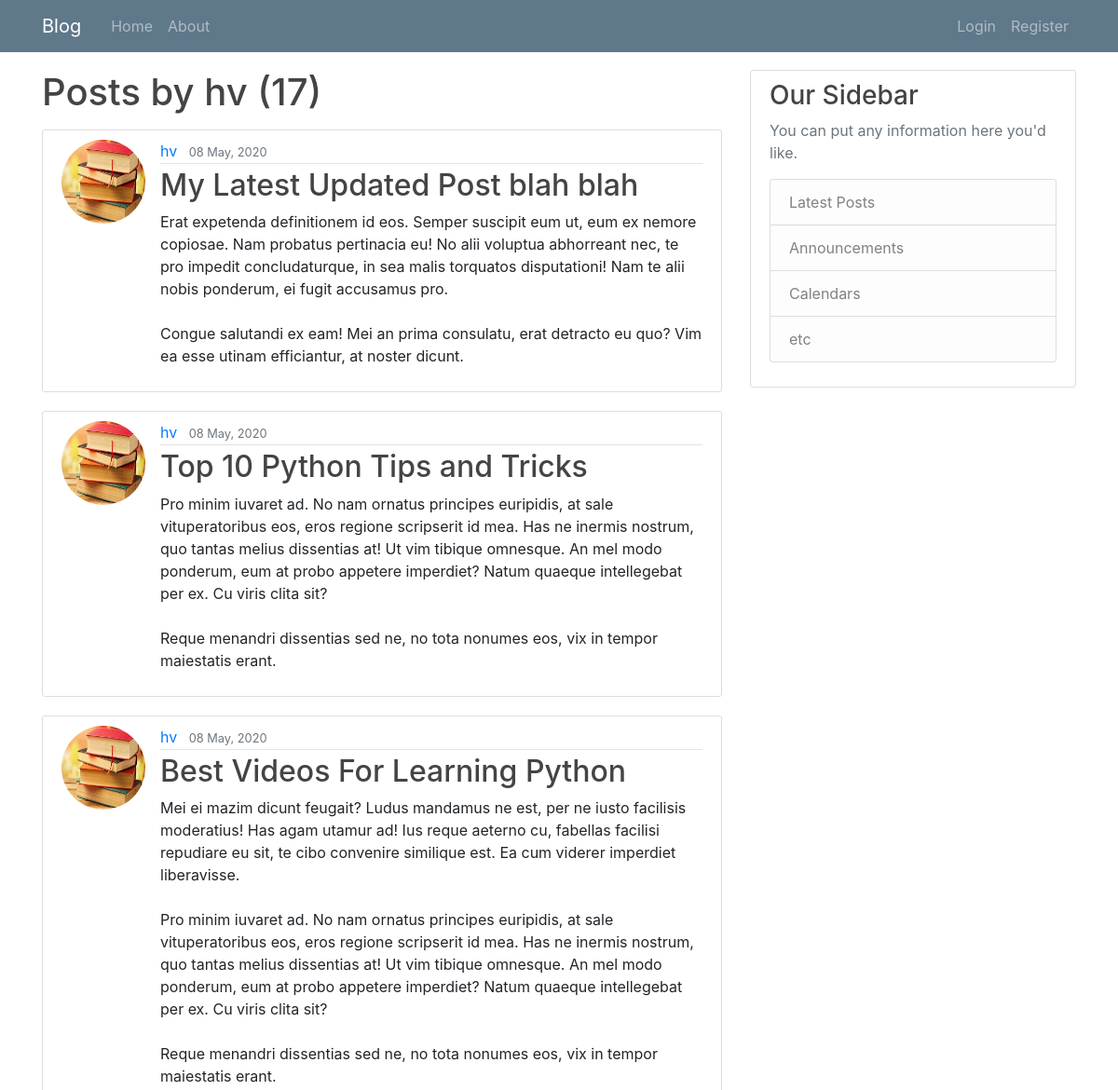
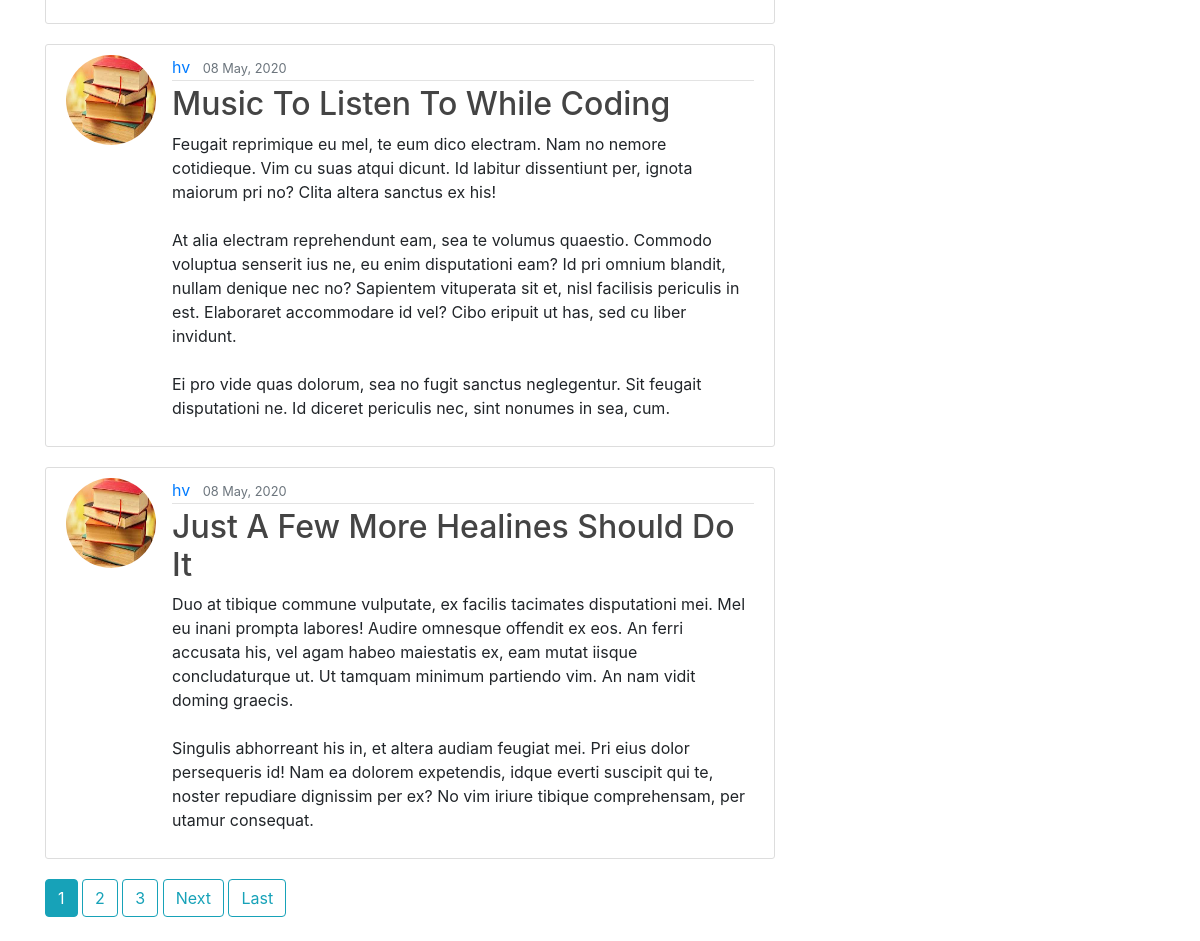
The page /user/hv/ on the database its author committed (2 pictures, top to bottom).
### blog/models.py (models this page shows, shortened)
class Post(models.Model):
	title = models.CharField(max_length=100)
	content = models.TextField()
	date_posted = models.DateTimeField(default=timezone.now)
	author = models.ForeignKey(User, on_delete=models.CASCADE) #CASCADE coz if user is deleted then delate all his posts too

### users/models.py (models this page shows, shortened)
class Profile(models.Model):
	user = models.OneToOneField(User, on_delete=models.CASCADE)
	image = models.ImageField(default='default.jpg', upload_to='profile_pics')

### blog/views.py (the view)
# urls.py: path('user/<str:username>/', UserPostListView.as_view(), name="user-posts"),
class UserPostListView(ListView):
	model = Post
	context_object_name = 'posts'
	template_name = 'blog/user_posts.html'
	paginate_by = 5
	def get_queryset(self):
		user = get_object_or_404(User, username=self.kwargs.get('username')) # to get username from url and kwargs is query parameters
		return Post.objects.filter(author=user).order_by('-date_posted')

### blog/templates/blog/user_posts.html (shortened to what this page needs)
{%  extends "blog/base.html" %}
{% block content %}
	<h1 class="mb-3">Posts by {{view.kwargs.username}} ({{ page_obj.paginator.count }}) </h1>
	{% for post in posts %}
	<article class="media content-section">
		<img src="{{ post.author.profile.image.url }}" class="rounded-circle article-img">
	  <div class="media-body">
	    <div class="article-metadata">
	      <a class="mr-2" href="{% url 'user-posts' post.author.username %}">{{ post.author }}</a>
	      <small class="text-muted">{{ post.date_posted |date:"d F, Y" }}</small>
	    </div>
	    <h2><a class="article-title" href="{% url 'post-detail' post.id%}">{{ post.title }}</a></h2>
	    <p class="article-content">{{ post.content }}</p>
	  </div>
</article>
	{% endfor %}
	{% if is_paginated %}
		{% for num in page_obj.paginator.page_range %}
		{% if page_obj.number == num %}
			<a href="?page={{ num }}" class="btn btn-info mb-4">{{num}}</a>
		{% elif num > page_obj.number|add:'-3' and num < page_obj.number|add:'3' %}
			<a href="?page={{ num }}" class="btn btn-outline-info mb-4">{{num}}</a>
		{% endif %}
		{%endfor%}
		{% if page_obj.has_next %}
		<a href="?page={{ page_obj.next_page_number }}" class="btn btn-outline-info mb-4">Next</a>
		<a href="?page={{ page_obj.paginator.num_pages }}" class="btn btn-outline-info mb-4">Last</a>
		{% endif %}
	{% endif %}
{% endblock %}

### blog/templates/blog/base.html (shortened to what this page needs)
{% load static %}
<!doctype html>
<html lang="en">
	<head>
	    <link rel="stylesheet" type="text/css" href="{% static 'blog/main.css' %}">
	    <link rel="stylesheet" href="https://stackpath.bootstrapcdn.com/bootstrap/4.4.1/css/bootstrap.min.css">
	</head>
<body style="margin-top: 75px">
	<header class="site-header">
	  <nav class="navbar navbar-expand-md navbar-dark bg-steel fixed-top">
	    <div class="container">
	      <a class="navbar-brand mr-4" href="{% url 'blog-home' %}">Blog</a>
	      <div class="collapse navbar-collapse" id="navbarToggle">
	        <div class="navbar-nav mr-auto">
	          <a class="nav-item nav-link" href="{% url 'blog-home' %}">Home</a>
	          <a class="nav-item nav-link" href="{% url 'blog-about' %}">About</a>
	        </div>
	        <div class="navbar-nav">
	        	{% if user.is_authenticated %}
	          		<a class="nav-item nav-link" href="{% url 'post-create' %}">New Post</a>
	          		<a class="nav-item nav-link" href="{% url 'profile' %}">Profile</a>
	          		<a class="nav-item nav-link" href="{% url 'logout' %}">Logout</a>
	        	{% else %}
		          <a class="nav-item nav-link" href="{% url 'login' %}">Login</a>
		          <a class="nav-item nav-link" href="{% url 'register' %}">Register</a>
	          {% endif %}
	        </div>
	      </div>
	    </div>
	  </nav>
	</header>
	<main role="main" class="container">
	  <div class="row">
	    <div class="col-md-8">
	      {% block content %}{% endblock %}
	    </div>
	    <div class="col-md-4">
	      <div class="content-section">
	        <h3>Our Sidebar</h3>
	        <p class='text-muted'>You can put any information here you'd like.
	          <ul class="list-group">
	            <li class="list-group-item list-group-item-light">Latest Posts</li>
	            <li class="list-group-item list-group-item-light">Announcements</li>
	            <li class="list-group-item list-group-item-light">Calendars</li>
	            <li class="list-group-item list-group-item-light">etc</li>
	          </ul>
	        </p>
	      </div>
	    </div>
	  </div>
</main>
  </body>
</html>

### blog/static/blog/main.css (style rules this page uses)
body { margin: 15px; background: #fafafa; color: #333333; margin-top: 5rem; }
h1, h2, h3, h4, h5, h6 { color: #444444; }
.bg-steel { background-color: #5f788a; }
.site-header .navbar-nav .nav-link { color: #cbd5db; }
.content-section { background: #ffffff; padding: 10px 20px; border: 1px solid #dddddd; border-radius: 3px; margin-bottom: 20px; }
.article-title { color: #444444; }
.article-content { white-space: pre-line; }
.article-img { height: 90px; width: 90px; margin-right: 16px; }
.article-metadata { padding-bottom: 1px; margin-bottom: 4px; border-bottom: 1px solid #e3e3e3 }

### rows shown on the page
Post: author.profile.image (picture), author "hv", date_posted "08 May, 2020", title "My Latest Updated Post blah blah", content "Erat expetenda definitionem id eos. Semper suscipit eum ut, eum ex nemore copiosae. Nam probatus pertinacia eu! No alii voluptua abhorreant nec, te pro impedit concludaturque, in sea malis torquatos disputationi! Nam te alii nobis ponderum, ei fugit accusamus pro. Congue salutandi ex eam! Mei an prima consulatu, erat detracto eu quo? Vim ea esse utinam efficiantur, at noster dicunt."
Post: author.profile.image (picture), author "hv", date_posted "08 May, 2020", title "Top 10 Python Tips and Tricks", content "Pro minim iuvaret ad. No nam ornatus principes euripidis, at sale vituperatoribus eos, eros regione scripserit id mea. Has ne inermis nostrum, quo tantas melius dissentias at! Ut vim tibique omnesque. An mel modo ponderum, eum at probo appetere imperdiet? Natum quaeque intellegebat per ex. Cu viris clita sit? Reque menandri dissentias sed ne, no tota nonumes eos, vix in tempor maiestatis erant."
Post: author.profile.image (picture), author "hv", date_posted "08 May, 2020", title "Best Videos For Learning Python", content "Mei ei mazim dicunt feugait? Ludus mandamus ne est, per ne iusto facilisis moderatius! Has agam utamur ad! Ius reque aeterno cu, fabellas facilisi repudiare eu sit, te cibo convenire similique est. Ea cum viderer imperdiet liberavisse. Pro minim iuvaret ad. No nam ornatus principes euripidis, at sale vituperatoribus eos, eros regione scripserit id mea. Has ne inermis nostrum, quo tantas melius dissentias at! Ut vim tibique omnesque. An mel modo ponderum, eum at probo appetere imperdiet? Natum quaeque intellegebat per ex. Cu viris clita sit? Reque menandri dissentias sed ne, no tota nonumes eos, vix in tempor maiestatis erant."
Post: author.profile.image (picture), author "hv", date_posted "08 May, 2020", title "Music To Listen To While Coding", content "Feugait reprimique eu mel, te eum dico electram. Nam no nemore cotidieque. Vim cu suas atqui dicunt. Id labitur dissentiunt per, ignota maiorum pri no? Clita altera sanctus ex his! At alia electram reprehendunt eam, sea te volumus quaestio. Commodo voluptua senserit ius ne, eu enim disputationi eam? Id pri omnium blandit, nullam denique nec no? Sapientem vituperata sit et, nisl facilisis periculis in est. Elaboraret accommodare id vel? Cibo eripuit ut has, sed cu liber invidunt. Ei pro vide quas dolorum, sea no fugit sanctus neglegentur. Sit feugait disputationi ne. Id diceret periculis nec, sint nonumes in sea, cum."
Post: author.profile.image (picture), author "hv", date_posted "08 May, 2020", title "Just A Few More Healines Should Do It", content "Duo at tibique commune vulputate, ex facilis tacimates disputationi mei. Mel eu inani prompta labores! Audire omnesque offendit ex eos. An ferri accusata his, vel agam habeo maiestatis ex, eam mutat iisque concludaturque ut. Ut tamquam minimum partiendo vim. An nam vidit doming graecis. Singulis abhorreant his in, et altera audiam feugiat mei. Pri eius dolor persequeris id! Nam ea dolorem expetendis, idque everti suscipit qui te, noster repudiare dignissim per ex? No vim iriure tibique comprehensam, per utamur consequat."

### other values the page prints
{{ view.kwargs.username }} "hv"
{{ page_obj.paginator.count }} "17"
{{ num }} "1"
{{ num }} "2" "3"
